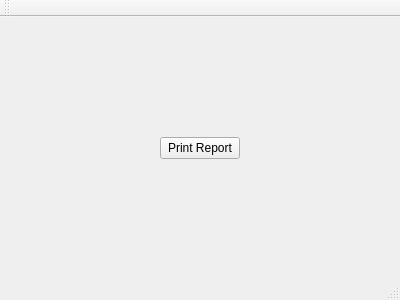
<?xml version="1.0" encoding="UTF-8"?>
<ui version="4.0">
 <class>MainWindow</class>
 <widget class="QMainWindow" name="MainWindow">
  <property name="geometry">
   <rect>
    <x>0</x>
    <y>0</y>
    <width>400</width>
    <height>300</height>
   </rect>
  </property>
  <property name="windowTitle">
   <string>MainWindow</string>
  </property>
  <widget class="QWidget" name="centralWidget">
   <layout class="QGridLayout" name="gridLayout">
    <item row="0" column="1">
     <spacer name="verticalSpacer">
      <property name="orientation">
       <enum>Qt::Vertical</enum>
      </property>
      <property name="sizeHint" stdset="0">
       <size>
        <width>20</width>
        <height>91</height>
       </size>
      </property>
     </spacer>
    </item>
    <item row="1" column="0">
     <spacer name="horizontalSpacer_2">
      <property name="orientation">
       <enum>Qt::Horizontal</enum>
      </property>
      <property name="sizeHint" stdset="0">
       <size>
        <width>142</width>
        <height>20</height>
       </size>
      </property>
     </spacer>
    </item>
    <item row="1" column="1">
     <widget class="QPushButton" name="printR">
      <property name="text">
       <string>Print Report</string>
      </property>
     </widget>
    </item>
    <item row="1" column="2">
     <spacer name="horizontalSpacer">
      <property name="orientation">
       <enum>Qt::Horizontal</enum>
      </property>
      <property name="sizeHint" stdset="0">
       <size>
        <width>142</width>
        <height>20</height>
       </size>
      </property>
     </spacer>
    </item>
    <item row="2" column="1">
     <spacer name="verticalSpacer_2">
      <property name="orientation">
       <enum>Qt::Vertical</enum>
      </property>
      <property name="sizeHint" stdset="0">
       <size>
        <width>20</width>
        <height>91</height>
       </size>
      </property>
     </spacer>
    </item>
   </layout>
  </widget>
  <widget class="QMenuBar" name="menuBar">
   <property name="geometry">
    <rect>
     <x>0</x>
     <y>0</y>
     <width>400</width>
     <height>20</height>
    </rect>
   </property>
  </widget>
  <widget class="QToolBar" name="mainToolBar">
   <attribute name="toolBarArea">
    <enum>TopToolBarArea</enum>
   </attribute>
   <attribute name="toolBarBreak">
    <bool>false</bool>
   </attribute>
  </widget>
  <widget class="QStatusBar" name="statusBar"/>
 </widget>
 <layoutdefault spacing="6" margin="11"/>
 <resources/>
 <connections/>
</ui>
